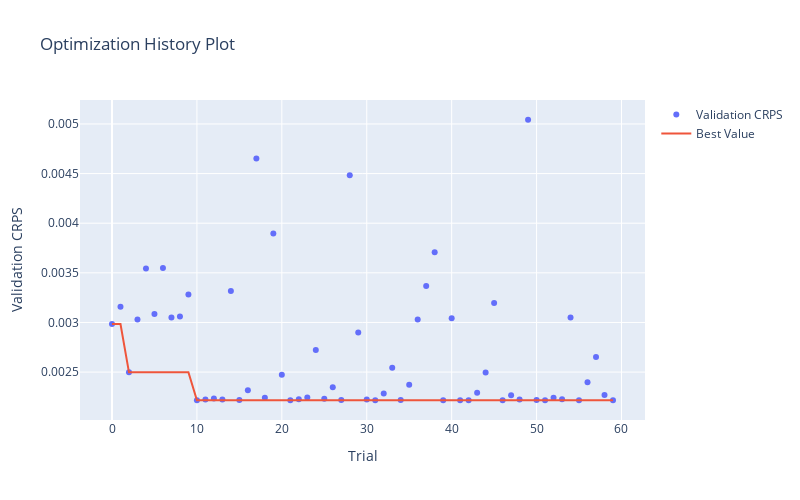

Notebook code cell kept with this figure:
### Code cell
fig = optuna.visualization.plot_optimization_history(study, target_name='Validation CRPS')
fig.update_layout(autosize=True, width=800, height=500)
fig.show()
